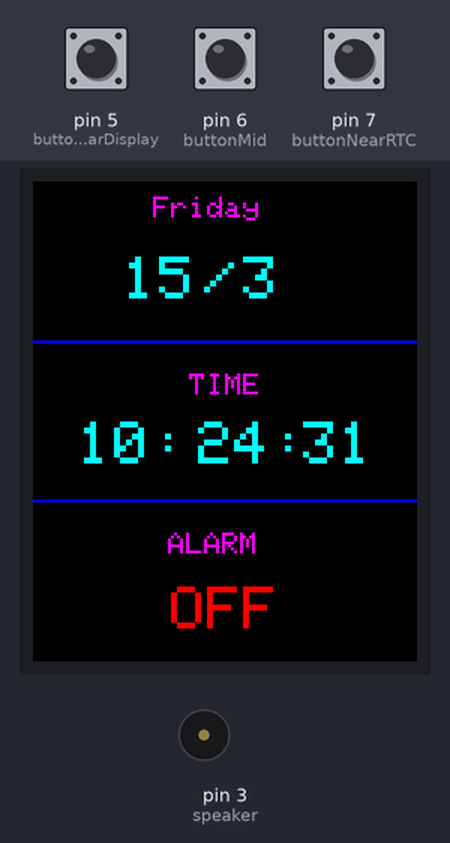
The sketch below on a simulated Arduino Uno, built with avr-gcc and run on an emulated ATmega328P. Shown: 128×160 colour display, buzzer (waves = sounding, pin HIGH). Inputs (shaded band) come from the test bench; at power-on: pin 7 (buttonNearRTC) LOW, pin 5 (buttonNearDisplay) LOW, pin 6 (buttonMid) LOW. The local clock reads 2024-03-15 10:24:30 at power-on unless the sketch sets it.

Above: at 1.3 s.
1.4 s: pin 7 (buttonNearRTC) pulled HIGH for 0.15 s
At 2.8 s:
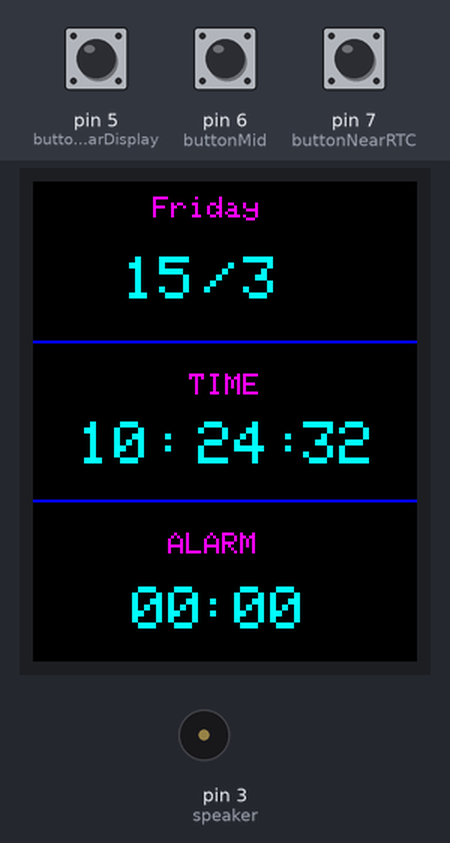
4.5 s: pin 5 (buttonNearDisplay) pulled HIGH for 0.15 s
At 5.8 s:
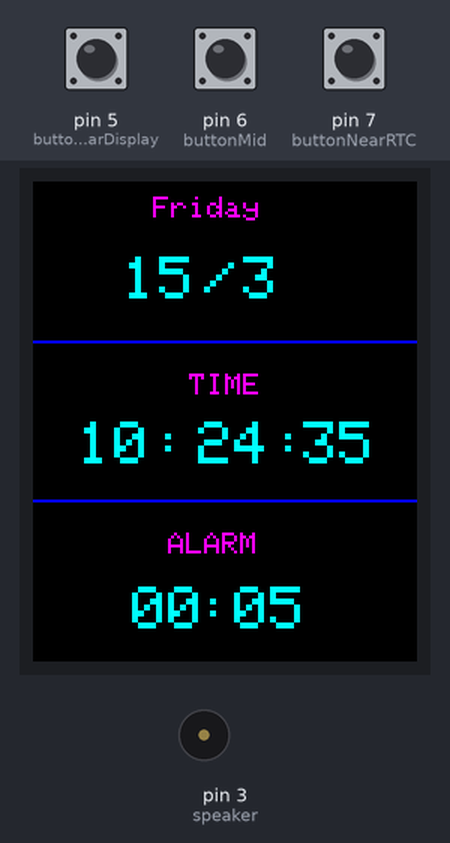
6.5 s: pin 6 (buttonMid) pulled HIGH for 0.15 s
At 7.8 s:
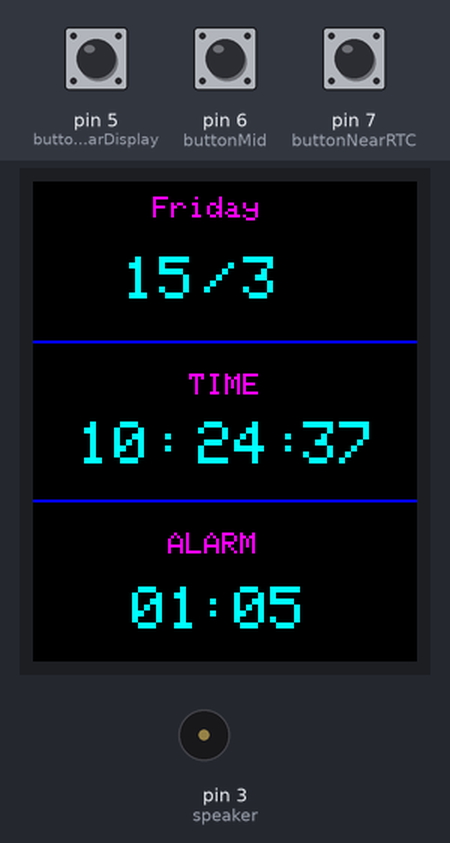
8.5 s: pin 5 (buttonNearDisplay) pulled HIGH for 1 s
At 9.8 s:
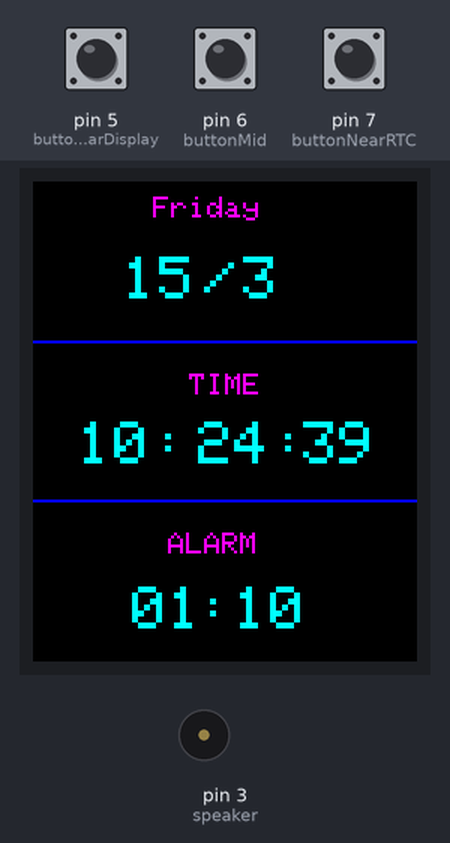
11.0 s: pin 6 (buttonMid) pulled HIGH for 1 s
At 12.4 s:
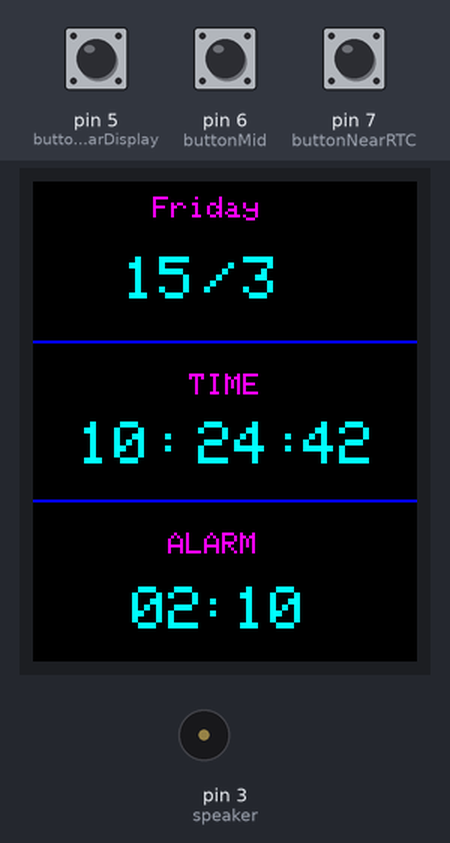
Timing chart, 0 to 14.0 s (numbered marks = the images above; inputs shaded):
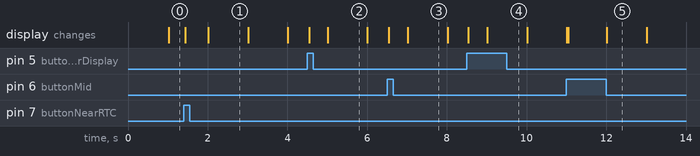

The sketch:

Clock.ino
```cpp
#include <Adafruit_GFX.h>    // Core graphics library
#include <Adafruit_ST7735.h> // Hardware-specific library
#include <SPI.h>
#include <SD.h>
#include <Wire.h>
#include "RTClib.h"
#include "pitches.h" // Sound library

#define BLACK 0x0000
#define BLUE 0x001F
#define RED 0xF800
#define GREEN 0x07E0
#define CYAN 0x07FF
#define MAGENTA 0xF81F
#define YELLOW 0xFFE0
#define WHITE 0xFFFF

#define TFT_CS 10 // Chip select line for TFT display
#define TFT_DC 9  // Data/command line for TFT
#define TFT_RST 8 // Reset line for TFT (or connect to +5V)

// notes in the melody:
int melody = NOTE_C4;

DateTime now; // Get the actual time/date from TFT
char* dayName; // Day names
int dayNumber; // Day number
int monthNumber; // Month number
int hourNumber; // Hour number
int minuteNumber; // Minute number
int secondNumber; // Second number
char daysOfTheWeek[7][12] = {"Sunday", "Monday", "Tuesday", "Wednesday", "Thursday", "Friday", "Saturday"}; // Days

const int buttonNearDisplay = 5; // the button from right
const int buttonMid = 6; // the button between left and right
const int buttonNearRTC = 7; // the button from left

int buttonStateNearRTC = 0; // state for button near rtc
int buttonStateMid = 0; // state for button in middle
int buttonStateNearDisplay = 0; // state for button near display

int previousStateButtonNearRTC = 0;
int previousStateButtonMid = 0;
int previousStateButtonNearDisplay = 0;

unsigned long lastButtonNearRTC = 0;
unsigned long lastButtonMid = 0;
unsigned long lastButtonNearDisplay = 0;

bool alarmMode = false;
bool alarmOn = false;

int alarmHour = 0;
int alarmMinute = 0;

int minimumTimePressed = 30;

bool buttonMidBool = false;
bool buttonNearDisplayBool = false;
bool buttonNearRTCBool = false;

bool alarmRing = false;

const int speaker = 3;

Adafruit_ST7735 tft = Adafruit_ST7735(TFT_CS, TFT_DC, TFT_RST);
RTC_DS1307 rtc;

void setup()
{

  initPinModes();

  if (!rtc.begin())
  {
    Serial.println("Couldn't find RTC");
    while (1);
  }

  if (!rtc.isrunning())
  {
    Serial.println("RTC is NOT running!");
    // following line sets the RTC to the date & time this sketch was compiled
    rtc.adjust(DateTime(F(__DATE__), F(__TIME__)));
    // This line sets the RTC with an explicit date & time, for example to set
    // January 21, 2014 at 3am you would call:
    // rtc.adjust(DateTime(2014, 1, 21, 3, 0, 0));
  }

  // Initialize TFT and fixed text's
  initTFT();
  initFixedText();

}

void loop()
{

  // Get updates from TFT
  getUpdatesFromRTC();

  // Update date
  updateDate();

  // Update time
  updateTime();

  // Set alarm
  setAlarm();

  // Draw alarm
  drawAlarm();

  // Compare the drawed alarm with actual time, if same turn alarm on
  compareAlarmWithActualTime();

}

void initPinModes() {
  pinMode(buttonNearRTC, INPUT);
  pinMode(buttonMid, INPUT);
  pinMode(buttonNearDisplay, INPUT);
  pinMode(speaker, OUTPUT);
}

void initTFT() {
  tft.initR(INITR_BLACKTAB); // initialize a ST7735R chip, red tab
  tft.fillScreen(ST7735_BLACK);
  tft.setRotation(2);
  tft.drawFastHLine(0, 53, tft.width(), ST7735_BLUE);
  tft.drawFastHLine(0, 106, tft.width(), ST7735_BLUE);
}

void initFixedText() {
  // Space with ":" between the time -> 20:13:56
  draw_text(40, 80, ":", 2, ST7735_CYAN);
  draw_text(80, 80, ":", 2, ST7735_CYAN);

  // Time text
  draw_text(52, 64, "TIME", 1, ST7735_MAGENTA);

  // Alarm text
  draw_text(45, 117, "ALARM", 1, ST7735_MAGENTA);
}

void getUpdatesFromRTC() {
  now = rtc.now(); // Get updates from TFT

  // Get each update like day name, day number, monthnumber, hour, minute, second
  dayName = daysOfTheWeek[now.dayOfTheWeek()];
  dayNumber = now.day();
  monthNumber = now.month();
  hourNumber = now.hour();
  minuteNumber = now.minute();
  secondNumber = now.second();
}

// Update the actual date
void updateDate() {
  // Day text
  draw_text(40, 5, dayName, 1, ST7735_MAGENTA);

  // Date number
  draw_number(30, 25, dayNumber , 2, ST7735_CYAN);
  draw_text(57, 25, "/", 2, ST7735_CYAN);
  draw_number(70, 25, monthNumber , 2, ST7735_CYAN);
}

// Updates the actual time
void updateTime() {
  // Actual time
  if (hourNumber < 10) {
    updateToDecimal(15, 80, hourNumber , 2, ST7735_CYAN);
  } else {
    draw_number(15, 80, hourNumber , 2, ST7735_CYAN);
  }

  // Actual minute
  if (minuteNumber < 10) {
    updateToDecimal(55, 80, minuteNumber , 2, ST7735_CYAN);
  } else {
    draw_number(55, 80, minuteNumber , 2, ST7735_CYAN);
  }

  // Actual second
  if (secondNumber < 10) {
    updateToDecimal(90, 80, secondNumber , 2, ST7735_CYAN);
  } else {
    draw_number(90, 80, secondNumber , 2, ST7735_CYAN);
  }
}

void setAlarm() {

  buttonStateNearRTC = digitalRead(buttonNearRTC);
  buttonStateMid = digitalRead(buttonMid);
  buttonStateNearDisplay = digitalRead(buttonNearDisplay);

  if (alarmMode && !alarmRing) {

    if (buttonStateNearRTC == HIGH && previousStateButtonNearRTC == LOW) {
      lastButtonNearRTC = millis();
    }
    if (buttonStateNearRTC == HIGH && (millis() - lastButtonNearRTC) > minimumTimePressed && !buttonNearRTCBool) {
      buttonNearRTCBool = true;
      alarmMode = false;
      alarmOn = true;
    }
    if (buttonStateMid == HIGH && previousStateButtonMid == LOW) {
      lastButtonMid = millis();
    }
    if (buttonStateNearDisplay == HIGH && previousStateButtonNearDisplay == LOW) {
      lastButtonNearDisplay = millis();
    }
    if (buttonStateMid == HIGH && (millis() - lastButtonMid) > minimumTimePressed && !buttonMidBool) {
      buttonMidBool = true;
      alarmHour = (alarmHour + 1) % 24;
    }
    if (buttonStateNearDisplay == HIGH && (millis() - lastButtonNearDisplay) > minimumTimePressed && !buttonNearDisplayBool) {
      buttonNearDisplayBool = true;
      alarmMinute = (alarmMinute + 5) % 60;
    }
    if (buttonStateMid == LOW) {
      buttonMidBool = false;
    }
    if (buttonStateNearDisplay == LOW) {
      buttonNearDisplayBool = false;
    }
    if (buttonStateNearRTC == LOW) {
      buttonNearRTCBool = false;
    }
  } else if (!alarmMode && !alarmRing) {
    if (buttonStateNearRTC == HIGH && previousStateButtonNearRTC == LOW) {
      lastButtonNearRTC = millis();
    }
    if (buttonStateNearRTC == HIGH && (millis() - lastButtonNearRTC) > minimumTimePressed && !buttonNearRTCBool) {
      buttonNearRTCBool = true;
      alarmMode = true;
    }
    if (buttonStateNearRTC == LOW) {
      buttonNearRTCBool = false;
    }
  } else if ( buttonStateNearRTC == HIGH || buttonStateMid == HIGH || buttonStateNearDisplay == HIGH ) {
    alarmRing = false;
    alarmOn = false;
    noTone(speaker);
  }

  previousStateButtonNearRTC = buttonStateNearRTC;
  previousStateButtonMid = buttonStateMid;
  previousStateButtonNearDisplay = buttonStateNearDisplay;

}

void compareAlarmWithActualTime() {

  if (hourNumber == alarmHour && minuteNumber == alarmMinute && alarmOn ) {
   alarmRing = true;
  }

  if (alarmRing) {
    if (millis() % 1000 > 500) {
        tone(speaker, melody);
    } else if (millis() % 1000 < 500) {
        noTone(speaker);
    }
}

}

void drawAlarm() {
  if (!alarmOn && !alarmMode) {
    draw_text(10, 135, "   OFF   ", 2, ST7735_RED);
  } else {
    // Actual time
    if (alarmHour < 10) {
      updateToDecimal(33, 135, alarmHour , 2, ST7735_CYAN);
    } else {
      draw_number(33, 135, alarmHour , 2, ST7735_CYAN);
    }

    // Actual minute
    if (alarmMinute < 10) {
      updateToDecimal(67, 135, alarmMinute , 2, ST7735_CYAN);
    } else {
      draw_number(67, 135, alarmMinute , 2, ST7735_CYAN);
    }

    draw_text(55, 135, ":", 2, ST7735_CYAN);
  }
}

// Draw a text with X and Y position and the actual text with size and colour
void draw_text(byte x_pos, byte y_pos, const char *text, byte text_size, uint16_t text_color) {
  tft.setCursor(x_pos, y_pos);
  tft.setTextSize(text_size);
  tft.setTextColor(text_color, ST7735_BLACK);
  tft.print(text);
}

// Draw a number with X and Y position and the actual number with size and colour
void draw_number(byte x_pos, byte y_pos, int number, byte text_size, uint16_t text_color) {
  tft.setCursor(x_pos, y_pos);
  tft.setTextSize(text_size);
  tft.setTextColor(text_color, ST7735_BLACK);
  tft.print(number);
}

// Draw a text with X and Y position and the actual text with size and colour with update to a decimal, otherwise you will get "1" instead of "01"
void updateToDecimal(byte x_pos, byte y_pos, int number, byte text_size, uint16_t text_color) {
  tft.setCursor(x_pos, y_pos);
  tft.setTextSize(text_size);
  tft.setTextColor(text_color, ST7735_BLACK);
  tft.print("0"); tft.print(number);
}
```

pitches.h
```cpp
/*************************************************
 * Public Constants
 *************************************************/

#define NOTE_B0  31
#define NOTE_C1  33
#define NOTE_CS1 35
#define NOTE_D1  37
#define NOTE_DS1 39
#define NOTE_E1  41
#define NOTE_F1  44
#define NOTE_FS1 46
#define NOTE_G1  49
#define NOTE_GS1 52
#define NOTE_A1  55
#define NOTE_AS1 58
#define NOTE_B1  62
#define NOTE_C2  65
#define NOTE_CS2 69
#define NOTE_D2  73
#define NOTE_DS2 78
#define NOTE_E2  82
#define NOTE_F2  87
#define NOTE_FS2 93
#define NOTE_G2  98
#define NOTE_GS2 104
#define NOTE_A2  110
#define NOTE_AS2 117
#define NOTE_B2  123
#define NOTE_C3  131
#define NOTE_CS3 139
#define NOTE_D3  147
#define NOTE_DS3 156
#define NOTE_E3  165
#define NOTE_F3  175
#define NOTE_FS3 185
#define NOTE_G3  196
#define NOTE_GS3 208
#define NOTE_A3  220
#define NOTE_AS3 233
#define NOTE_B3  247
#define NOTE_C4  262
#define NOTE_CS4 277
#define NOTE_D4  294
#define NOTE_DS4 311
#define NOTE_E4  330
#define NOTE_F4  349
#define NOTE_FS4 370
#define NOTE_G4  392
#define NOTE_GS4 415
#define NOTE_A4  440
#define NOTE_AS4 466
#define NOTE_B4  494
#define NOTE_C5  523
#define NOTE_CS5 554
#define NOTE_D5  587
#define NOTE_DS5 622
#define NOTE_E5  659
#define NOTE_F5  698
#define NOTE_FS5 740
#define NOTE_G5  784
#define NOTE_GS5 831
#define NOTE_A5  880
#define NOTE_AS5 932
#define NOTE_B5  988
#define NOTE_C6  1047
#define NOTE_CS6 1109
#define NOTE_D6  1175
#define NOTE_DS6 1245
#define NOTE_E6  1319
#define NOTE_F6  1397
#define NOTE_FS6 1480
#define NOTE_G6  1568
#define NOTE_GS6 1661
#define NOTE_A6  1760
#define NOTE_AS6 1865
#define NOTE_B6  1976
#define NOTE_C7  2093
#define NOTE_CS7 2217
#define NOTE_D7  2349
#define NOTE_DS7 2489
#define NOTE_E7  2637
#define NOTE_F7  2794
#define NOTE_FS7 2960
#define NOTE_G7  3136
#define NOTE_GS7 3322
#define NOTE_A7  3520
#define NOTE_AS7 3729
#define NOTE_B7  3951
#define NOTE_C8  4186
#define NOTE_CS8 4435
#define NOTE_D8  4699
#define NOTE_DS8 4978
```

Measured:
- what the display in image 1 shows lasts 1.0 s, from 2.0 s to 3.0 s
